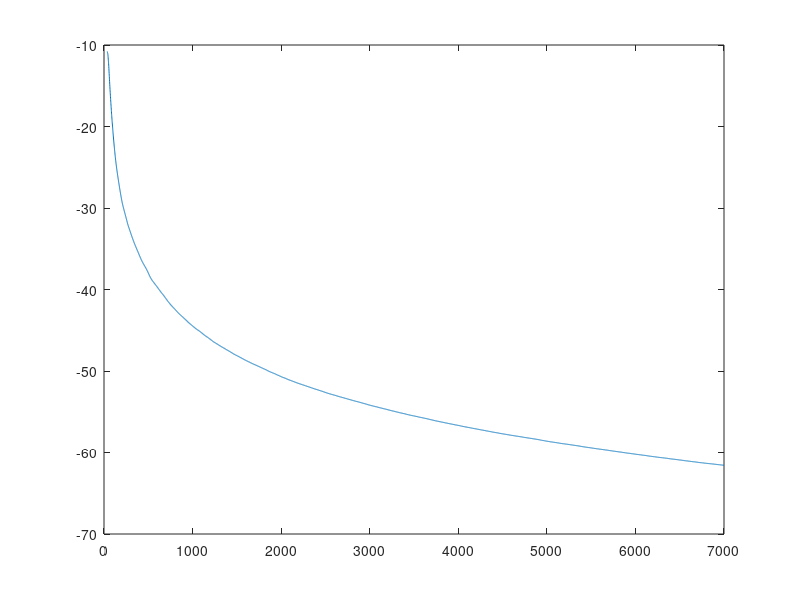

Write MATLAB code to recreate this figure.
%vv = wgn(1,10,29);
%var(vv)
%exit;
%return;
N = 9000;
%N = 5000;
msd = zeros(N,1);
emse = zeros(N,1);
nn = zeros(N,1);
%x = sqrt(1/2) * (randn(N,1) + 1j*randn(N,1));
x = sqrt(1)*(rand(N,1));
z = zeros(N,1);
for c=2:N
    z(c) = 0.5*z(c-1) + x(c); 
end
x = z;
vv = sqrt(10000/24) * (randn(N,1) + 1j*randn(N,1));
v1 = sqrt(1/2) * (randn(N,1) + 1j*randn(N,1));

v2 = -1 + (2)*rand(N,1);

rayleigh = 1;
expd = 2;
v3 = abs(rayleigh*randn(N,1) + 1i*rayleigh*randn(N,1)); 
pd = makedist('Exponential','mu',0.2);

%v4 = random(pd,N,1); 
v4 = exprnd(2,[N,1]);
Pr = 0.01;
bernp1 = rand(N,1) <= Pr;
v1 = real(v1);
v2 = real(v2);
v3 = real(v3);
v4 = real(v4);
vv = real(vv);

A = vv.*bernp1;
A = real(A);
L = 36;
v = A + v4;
v = real(v);
%h = randsrc(16,1,[])


r = -1 + (1+1)*rand(1,9);

%disp(r);
S = 10;
h = randsrc(L,1,[r,0;(S*0.01) (S*0.01) (S*0.01) (S*0.01) (S*0.01) (S*0.01) (S*0.01) (S*0.01) (S*0.01) (1-(S*0.01*9))]);
%disp(h);

g = zeros(1,6000);
e = zeros(1,6000);
d = zeros(1,6000);
y = zeros(1,6000);
sieg = zeros(1,6000);

W = zeros(L,1);

Nw = L;

mew = 0.8;

ronnc = 0.001;

epsilonnnc = 20;

zeta = 0.001;

sigma = 0.05;
cook = 1;
%olpa = [1 2 3 4 5 6];
%ol = olpa(1:4);
%ol = flip(ol);
%disp(ol);
lamnnc = ronnc/mew;
%imi = 
gamnnc = 0;
p = ones(L,1);
for n=L:7000
    xc = x((n-(L-1)):n);
    flip(xc);
    y(n) = (W')*(xc);
    d(n) = (h')*xc + v(n);
    %disp("d");
    %disp(d(n));
    e(n) = d(n) - y(n);
    %disp("error")
    %disp(e)
    %disp("error")
    O = sort(flip(abs(e((n-Nw+1):n))));
    K = (2*(1+real(ceil(L*Pr))));
    %disp("K");
    %disp(K);
    %disp("Nw");
    %disp(Nw);
    %Tw = diag(ones(1,Nw-K),zeros(1,K));
    AA = ones(1,Nw-K);
    BB = zeros(1,K);
    CC = [AA,BB];
    Tw = diag(CC);
    sige = sqrt(((O)*Tw*(O'))/(Nw - K));
    %disp(sige);
    gamma = 0.5;
    %disp("error")
    %disp(e(n));
    %mew = 0 ;
    if (abs(e(n))>gamma)
        mew = (1 - (gamma/abs(e(n))));
        
    end
    
    eup = ((sqrt(2*3.14)*sige)/mew);
    rou = (5/L);
    g1 = 0.001;
    alpha = zeros(1,L);
    q = zeros(1,L);
    for cc=1:L
        
    %alpha(cc) = 
    kq = max([(rou*max(g1,abs(W'))),abs(W(cc))]);  
    %disp(W(cc));
    %disp(kq);
    alpha(cc) = kq;
    %break;
    end
    ss = sum(alpha);
    for cc=1:L
        %break;
        q(cc) = (alpha(cc)/ss);
        
    end
    Q = diag(q);
    mx = min((e(n)*e(n)),eup);
    %g = mean(abs(W));
    kj = ((W.*p)/(sum(p)));
    g = kj;
    f = (sign(g-abs(W)) + 1)/2;
    F = diag(f);
    fe = sign(abs(e(n)))/(((xc')*Q*(xc))+zeta);
    %fe = sign(abs(e(n)))/(((xc')*(xc))+zeta);
    g = ((-1*F*sign(W))./(1 + (epsilonnnc*abs(W))));
    %disp(size(f));
    %disp(size(Q));
    %disp(size(xc));
    W = ((W +  (mew*fe*Q*(xc))) + (mew*lamnnc*g));
    %W = (W + (mew*fe*(xc)) + (mew*lamnnc*g));
    %break;
    MSD = -1*10*log10(norm(h-W)*norm(h-W));
    %EMSE = 10*log10((((h-W)')*(xc))*(((h-W)'*(xc))));
    msd(n) = MSD;
    %emse(n) = EMSE;
    %if (n%10 == 0)
    nn(n) = n;
    %end
    
    kj = ((W.*p)/sum(p));
    %disp(size(kj));

    p = ((sign(W-(kj))+1)./2);
    if (cook<10)
     %   disp(p);
    end
    
end
%plot(nn,msd,nn,emse);
plot(nn(L:7000),(msd(L:7000)));
%MSD = 10*log10((h-W));
%EMSE = 
